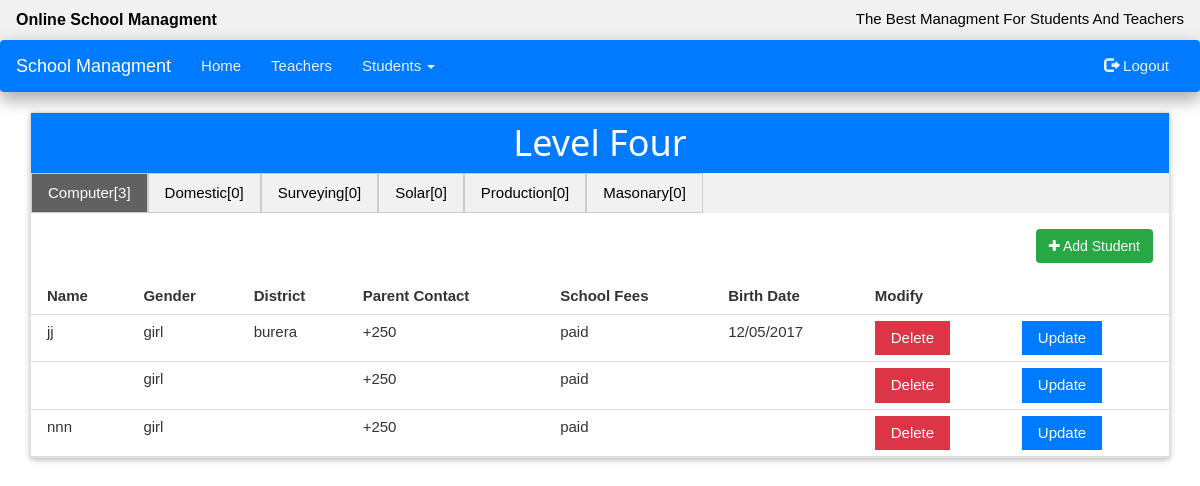
The page /level4.php (signed in) on the database its author committed.
### tables this page shows
CREATE TABLE `com` (
  `id` int(100) NOT NULL,
  `name` varchar(100) NOT NULL,
  `sex` varchar(100) NOT NULL,
  `district` varchar(100) NOT NULL,
  `contact` varchar(100) NOT NULL,
  `fees` varchar(100) NOT NULL,
  `bdate` varchar(100) NOT NULL
);

### level4.php (the view, shortened to what this page needs)
<?php
 include 'conn.php';
	$com=$conn->query("SELECT * FROM com");
	$dom=$conn->query("SELECT * FROM dom");
	$surv=$conn->query("SELECT * FROM surv");
	$sol=$conn->query("SELECT * FROM sol");
	$pro=$conn->query("SELECT * FROM pro");
	$maso=$conn->query("SELECT * FROM maso");
 ?>
<!DOCTYPE html>
<html>
<head>
  <link rel="stylesheet" href="bootstrap/css/bootstrap.css">
  <link rel="stylesheet" type="text/css" href="css/w3.css">
    <link rel="stylesheet" type="text/css" href="font-awesome/css/font-awesome.min.css">
    </head>
<body>
	<?php include 'header.php'; ?>
	<div class="container">
		<div class="w3-card-2 card">
			<header class="w3-container bg-blue text-center"><h1>Level Four</h1></header>
<ul class="w3-navbar w3-light-grey">
  <li><a class="w3-btn testbtn w3-light-grey w3-border w3-hover-grey" onclick="openCity(event, 'computer')">Computer[<?=$com->num_rows ?>]</a></li>
  <li><a class="w3-btn testbtn w3-light-grey w3-border w3-hover-grey" onclick="openCity(event, 'Domestic')">Domestic[<?=$dom->num_rows ?>]</a></li>
  <li><a class="w3-btn testbtn w3-light-grey w3-border w3-hover-grey" onclick="openCity(event, 'Surveying')">Surveying[<?=$surv->num_rows ?>]</a></li>
    <li><a class="w3-btn testbtn w3-light-grey w3-border w3-hover-grey" onclick="openCity(event, 'Solar')">Solar[<?=$sol->num_rows ?>]</a></li>
  <li><a class="w3-btn testbtn w3-light-grey w3-border w3-hover-grey" onclick="openCity(event, 'Production')">Production[<?=$pro->num_rows ?>]</a></li>
  <li><a class="w3-btn testbtn w3-light-grey w3-border w3-hover-grey" onclick="openCity(event, 'Masonary')">Masonary[<?=$maso->num_rows ?>]</a></li>
</ul>
<div id="computer" class=" city w3-animate-opacity">
	<a href="add.php?class=com&opt=level4" class="btn bg-green pull-right w3-margin"><span class="fa fa-plus"></span> Add Student</a>
<table class="w3-table w3-bordered w3-margin-top">
	<tr>
	<th>Name</th>
	<th>Gender</th>
	<th>District</th>
	<th>Parent Contact</th>
	<th>School Fees</th>
	<th>Birth Date</th>
	<th>Modify</th>
</tr>
<?php while ($comp=$com->fetch_assoc()) { ?>
<tr>
	<td><?=$comp['name'] ?></td>
	<td><?=$comp['sex'] ?></td>
	<td><?=$comp['district'] ?></td>
	<td><?=$comp['contact'] ?></td>
	<td><?=$comp['fees'] ?></td>
	<td><?=$comp['bdate'] ?></td>
	<td><a href="delete.php?action=delete&class=com&id=<?=$comp['id'] ?>&opt=level4" class="w3-btn bg-red">Delete</a></td>
	<td><a href="delete.php?action=modify&class=com&id=<?=$comp['id'] ?>&opt=level4" class="w3-btn bg-blue">Update</a></td>
</tr>
<?php } ?>
</table>
</div>
</div>
</div>
</body>
</html>

### header.php (shortened to what this page needs)
<div class="w3-container w3-padding w3-light-grey">
	<span style="font-size: 16px;"><b>Online School Managment</b></span><span class="pull-right">The Best Managment For Students And Teachers</span>
</div>
 <nav class="navbar bg-blue sticky-top w3-card-8">
  <div class="container-fluid">
    <div class="navbar-header">
      <a class="navbar-brand" href="index.php">School Managment</a>
    </div>
    <div class="collapse navbar-collapse" id="myNavbar">
      <ul class="nav navbar-nav">
        <li class="home"><a href="index.php">Home</a></li>
        <li class="teachers"><a href="teachers.php">Teachers</a></li>
         <li class="dropdown">
        <a class="dropdown-toggle" data-toggle="dropdown" href="#">Students
        <span class="caret"></span></a>
      </li>
      </ul>
      <ul class="nav navbar-nav navbar-right">
        <li class="logout"><a href="logout.php"><span class="glyphicon glyphicon-log-out"></span> Logout</a></li>
      </ul>
    </div>
  </div>
</nav>

### css/w3.css (style rules this page uses)
html { -ms-text-size-adjust:100%;-webkit-text-size-adjust:100% }
body { margin:0 }
article,aside,details,figcaption,figure,footer,header,hgroup,main,menu,nav,section,summary { display:block }
a { -webkit-tap-highlight-color:transparent;background-color:transparent }
b,strong { font-weight:bold }
html,body { font-family:Verdana,sans-serif;font-size:15px;line-height:1.5 }
h1,h2,h3,h4,h5,h6,.w3-slim,.w3-wide { font-family:"Segoe UI",Arial,sans-serif }
h1 { font-size:36px }
h1,h2,h3,h4,h5,h6 { font-weight:400;margin:10px 0 }
a { color:inherit }
table { border-collapse:collapse;border-spacing:0;width:100%;display:table }
table,th,td { border:none }
.w3-bordered tr,.w3-table-all tr { border-bottom:1px solid #ddd }
.w3-table td,.w3-table th,.w3-table-all td,.w3-table-all th { padding:6px 8px;display:table-cell;text-align:left;vertical-align:top }
.w3-table th:first-child,.w3-table td:first-child,.w3-table-all th:first-child,.w3-table-all td:first-child { padding-left:16px }
.w3-btn,.w3-btn-block { border:none;display:inline-block;outline:0;padding:6px 16px;vertical-align:middle;overflow:hidden;text-decoration:none !important;color:#fff;background-color:#000;text-align:center;cursor:pointer;white-space:nowrap }
.w3-btn,.w3-btn-floating,.w3-btn-floating-large { -webkit-touch-callout:none;-webkit-user-select:none;-khtml-user-select:none;-moz-user-select:none;-ms-user-select:none;user-select:none; }
.w3-navbar { list-style-type:none;margin:0;padding:0;overflow:hidden }
.w3-navbar li { float:left }
.w3-navbar li a { display:block;padding:8px 16px }
.w3-navbar a,.w3-topnav a,.w3-sidenav a,.w3-dropnav a,.w3-dropdown-content a,.w3-accordion-content a { text-decoration:none !important }
.w3-navbar a,.w3-topnav a,.w3-sidenav a,.w3-dropnav a,.w3-pagination li a,.w3-hoverable tbody tr,.w3-btn,.w3-btn-floating,.w3-btn-floating-large,.w3-hover-opacity,.w3-hover-shadow,.w3-accordion-content a,.w3-dropdown-content a,.w3-dropdown-click:hover,.w3-dropdown-hover:hover,.w3-opennav,.w3-closenav,.w3-closebtn, .w3-hover-amber,.w3-hover-aqua,.w3-hover-blue,.w3-hover-light-blue,.w3-hover-brown,.w3-hover-cyan,.w3-hover-blue-grey,.w3-hover-green,.w3-hover-light-green,.w3-hover-indigo,.w3-hover-khaki,.w3-hover-lime,.w3-hover-orange,.w3-hover-deep-orange,.w3-hover-pink, .w3-hover-purple,.w3-hover-deep-purple,.w3-hover-red,.w3-hover-sand,.w3-hover-teal,.w3-hover-yellow,.w3-hover-white,.w3-hover-black,.w3-hover-grey,.w3-hover-light-grey,.w3-hover-dark-grey,.w3-hover-text-amber,.w3-hover-text-aqua,.w3-hover-text-blue,.w3-hover-text-light-blue, .w3-hover-text-brown,.w3-hover-text-cyan,.w3-hover-text-blue-grey,.w3-hover-text-green,.w3-hover-text-light-green,.w3-hover-text-indigo,.w3-hover-text-khaki,.w3-hover-text-lime,.w3-hover-text-orange,.w3-hover-text-deep-orange,.w3-hover-text-pink,.w3-hover-text-purple, .w3-hover-text-deep-purple,.w3-hover-text-red,.w3-hover-text-sand,.w3-hover-text-teal,.w3-hover-text-yellow,.w3-hover-text-white,.w3-hover-text-black,.w3-hover-text-grey,.w3-hover-text-light-grey,.w3-hover-text-dark-grey { -webkit-transition:all 0.3s ease;transition:all 0.3s ease }
.w3-container:after,.w3-row:after,.w3-row-padding:after,.w3-topnav:after,.w3-clear:after,.w3-btn-group:before,.w3-btn-group:after { content:"";display:table;clear:both }
.w3-border { border:1px solid #ccc !important }
.w3-margin { margin:16px !important }
.w3-margin-top { margin-top:16px !important }
.w3-padding-medium,.w3-padding,.w3-form { padding:8px 16px !important }
.w3-container { padding:0.01em 16px }
.w3-card-2,.w3-example { box-shadow:0 2px 4px 0 rgba(0,0,0,0.16),0 2px 10px 0 rgba(0,0,0,0.12) !important }
.w3-card-8 { box-shadow:0 8px 16px 0 rgba(0,0,0,0.2),0 6px 20px 0 rgba(0,0,0,0.19) !important }
.w3-animate-opacity { -webkit-animation:opac 4s;animation:opac 4s }
.w3-light-grey,.w3-hover-light-grey:hover { color:#000 !important;background-color:#f1f1f1 !important }
.w3-dark-grey,.w3-hover-dark-grey:hover { color:#fff !important;background-color:#616161 !important }

### rows shown on the page
com: name "jj", sex "girl", district "burera", contact "+250", fees "paid", bdate "12/05/2017"
com: sex "girl", contact "+250", fees "paid"
com: name "nnn", sex "girl", contact "+250", fees "paid"

### other values the page prints
$com->num_rows "3"
$dom->num_rows "0"
$surv->num_rows "0"
$sol->num_rows "0"
$pro->num_rows "0"
$maso->num_rows "0"
